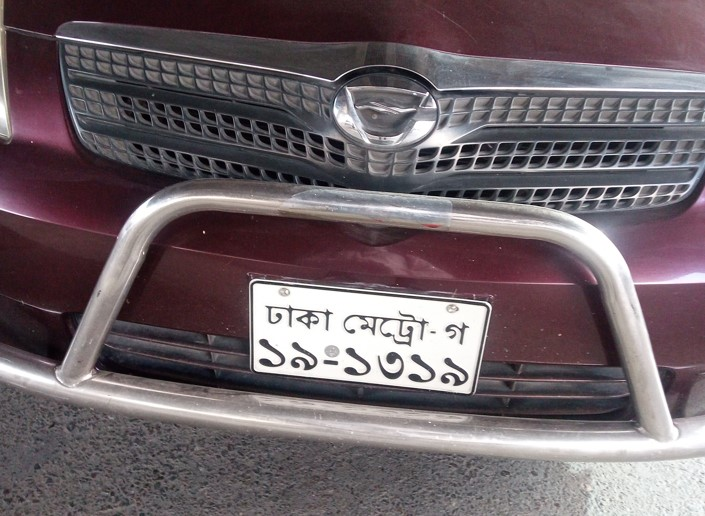
#> input picture test.jpg, 705 x 516 px, found by its file name
$ python anaother_way3.py
#> lines starting #> are read from the running program, lines starting #| are printed output that depends on the picture; after the words box and inside, x2 and y2 are one past the last pixel; in counts of white or black regions, pixels touching at a corner belong together
import cv2
import numpy as np

img = cv2.imread('test.jpg')
#> img is the input picture: shape (516, 705, 3); mean B, G, R 101.8, 96.8, 108.9
gray = cv2.cvtColor(img, cv2.COLOR_BGR2GRAY)
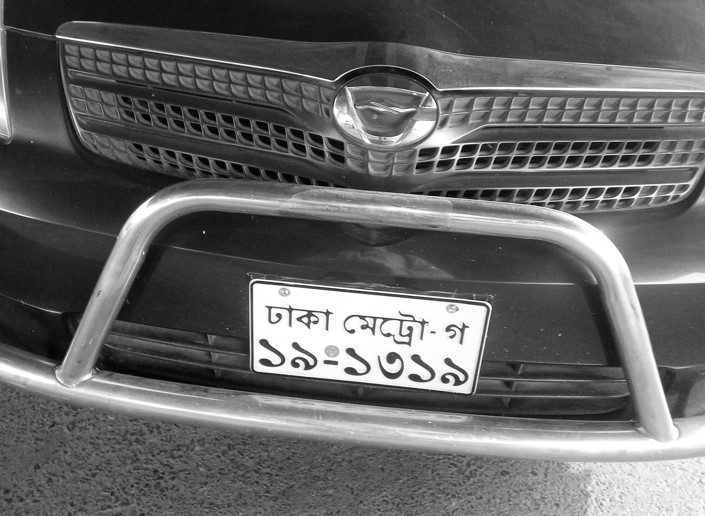
#> gray: shape (516, 705); min 0, max 255, mean 101
cv2.imshow("Gray Image",gray)
cv2.waitKey(0)

#ret,thresh = cv2.threshold(gray,50,255,0)
ret,thresh = cv2.threshold(gray,127,255,0)
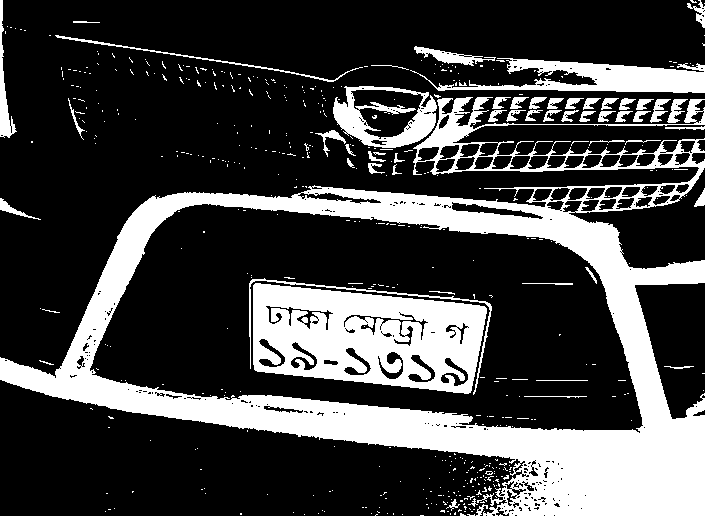
#> thresh: shape (516, 705); 26.3% white; 505 white regions (448 under 20 px)
#Here ret is the threashold value and thresh is the threshold Image
cv2.imshow("Thresh Image",thresh)
print(ret) # threshold change kore kore dekhte hobe
cv2.waitKey(0)


contours,hierarchy = cv2.findContours(thresh, 1, 2)
#> contours = 860 contours, 742 with area under 20; largest, box (x1, y1, x2, y2) and area: (0, 97, 705, 516) 159284, (89, 203, 644, 434) 92486, (253, 283, 487, 394) 19858, (333, 86, 437, 148) 4844, (410, 58, 705, 93) 4258

print("total Number of contours detected:", len(contours))
#| total Number of contours detected: 860

i=0
for cnt in contours:
   x1,y1 = cnt[0][0]
   approx = cv2.approxPolyDP(cnt, 0.01*cv2.arcLength(cnt, True), True)

   if len(approx) == 4:

      x, y, w, h = cv2.boundingRect(cnt)
      ratio = float(w)/h
      if ratio >= 0.9 and ratio <= 1.1:
        pass
         # [4 lines of commented-out code are left out]
      else:
         cv2.putText(img, 'Rectangle', (x1, y1), cv2.FONT_HERSHEY_SIMPLEX, 0.6, (0, 255, 0), 2)
         img = cv2.drawContours(img, [cnt], -1, (0,255,0), 3)
         print(approx)
         print("------")
         i=i+1
         print(i)
         crop_img = img[y:y+h, x:x+w]
         print("width: "+str(w))
         print("Height: "+str(h))
         cv2.imshow("Rectangle img",crop_img)
         cv2.waitKey(0)
#> this loop made 860 passes
#> (cnt, x1, y1, approx, x, y, w, h) on passes 5, 57: ([[376, 514], [375, 515], [376, 514], [377, 514]], 376, 514, [[377, 514], [376, 514], [375, 515], [376, 514]], 375, 514, 3, 2), ([[483, 501], [482, 502], [480, 502], [484, 502]], 483, 501, [[484, 502], [483, 501], [482, 502], [480, 502]], 480, 501, 5, 2)
#> (x1, y1, approx, x, y, w, h, ratio) on passes 2, 7, 14, 15, 20, 31: (500, 514, [[499, 515], [502, 515], [501, 515], [500, 514]], 499, 514, 4, 2, 2), (511, 513, [[511, 513], [512, 512], [513, 513], [512, 514]], 511, 512, 3, 3, 1), (240, 513, [[240, 513], [240, 514], [241, 514], [241, 513]], 240, 513, 2, 2, 1), (455, 512, [[455, 512], [454, 513], [454, 514], [455, 514]], 454, 512, 2, 3, 0.667), (377, 511, [[377, 511], [378, 512], [379, 512], [378, 512]], 377, 511, 3, 2, 1.5), (580, 508, [[580, 508], [581, 507], [582, 508], [581, 509]], 580, 507, 3, 3, 1)
#> (printed output is left out)
#> pass 2, `img = cv2.drawContours(img, [cnt], -1, (0,255,0), 3)`:
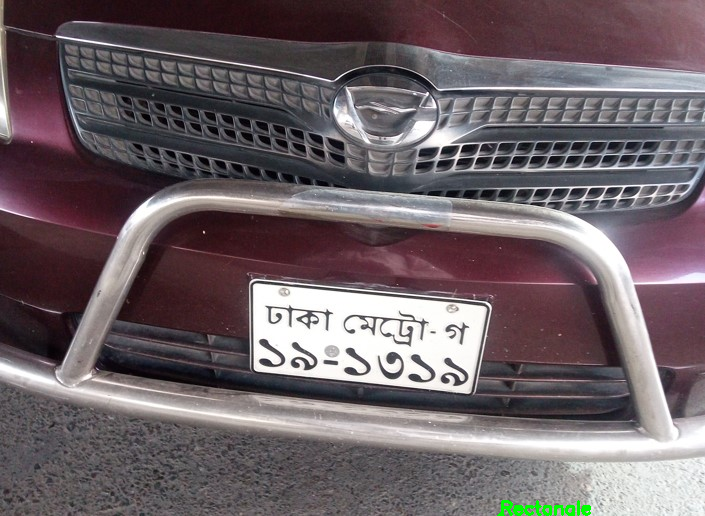
#> img: shape (516, 705, 3); 0.2% of pixels changed, all inside (x1, y1, x2, y2) = (497, 500, 591, 516)
#> after the loop:
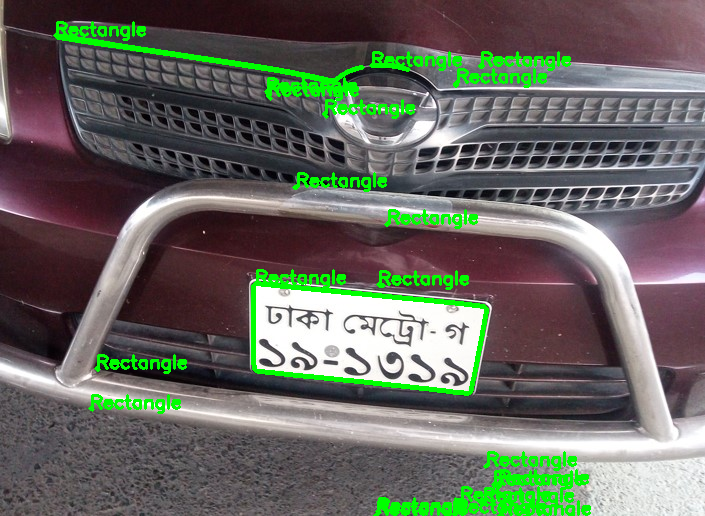
#> img: shape (516, 705, 3); 5.16% of pixels changed, all inside (x1, y1, x2, y2) = (53, 21, 589, 516)
#> after the loop, i = 22

cv2.imshow("Shapes", img)
cv2.waitKey(0)
cv2.destroyAllWindows()

$ run again, with 1.jpg copied over test.jpg
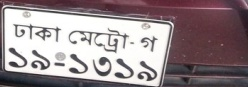
#> input picture 1.jpg, 248 x 87 px, found by its file name
#> img is the input picture: shape (87, 248, 3); mean B, G, R 142.5, 139.2, 152.3
#> `ret,thresh = cv2.threshold(gray,127,255,0)`:
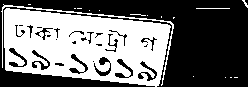
#> thresh: shape (87, 248); 44.2% white; 17 white regions (14 under 20 px)
#> contours = 66 contours, 41 with area under 20; largest, box (x1, y1, x2, y2) and area: (4, 8, 171, 87) 9922, (31, 49, 51, 71) 168, (8, 47, 28, 68) 158, (1, 4, 174, 86) 152, (139, 60, 158, 82) 142
#| total Number of contours detected: 66
#> the loop `for cnt in contours:` made 66 passes
#> (x1, y1, approx, x, y, w, h, ratio) on passes 11, 19, 21, 23, 26, 28: (92, 61, [[92, 61], [93, 60], [94, 61], [93, 62]], 92, 60, 3, 3, 1), (146, 44, [[146, 44], [147, 43], [148, 44], [147, 45]], 146, 43, 3, 3, 1), (146, 42, [[146, 42], [147, 41], [148, 42], [147, 43]], 146, 41, 3, 3, 1), (55, 39, [[55, 39], [56, 38], [57, 39], [56, 40]], 55, 38, 3, 3, 1), (94, 37, [[94, 37], [95, 36], [96, 37], [95, 38]], 94, 36, 3, 3, 1), (95, 36, [[95, 36], [96, 35], [97, 36], [96, 37]], 95, 35, 3, 3, 1)
#> (printed output is left out)
#> after the loop `for cnt in contours:`:
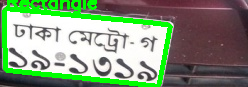
#> img: shape (87, 248, 3); 12.61% of pixels changed, all inside (x1, y1, x2, y2) = (2, 0, 173, 87)
#> after the loop `for cnt in contours:`: i = 1
